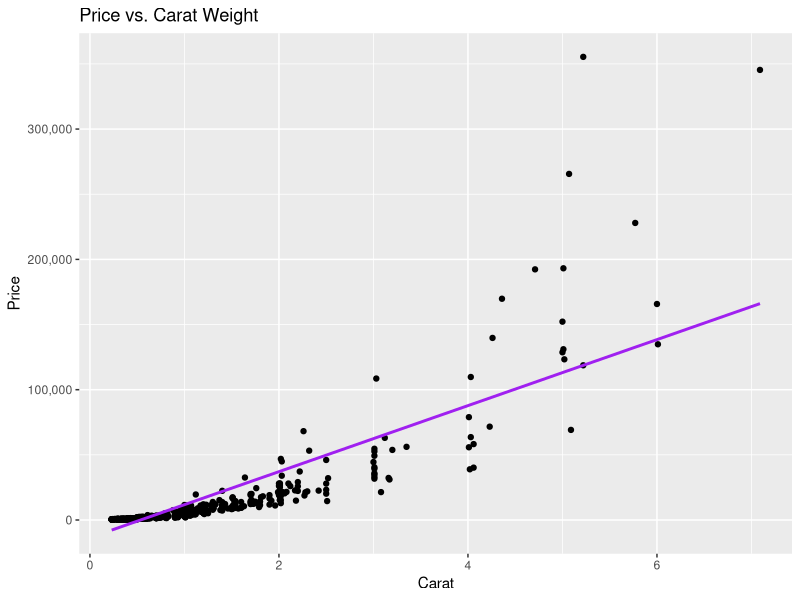
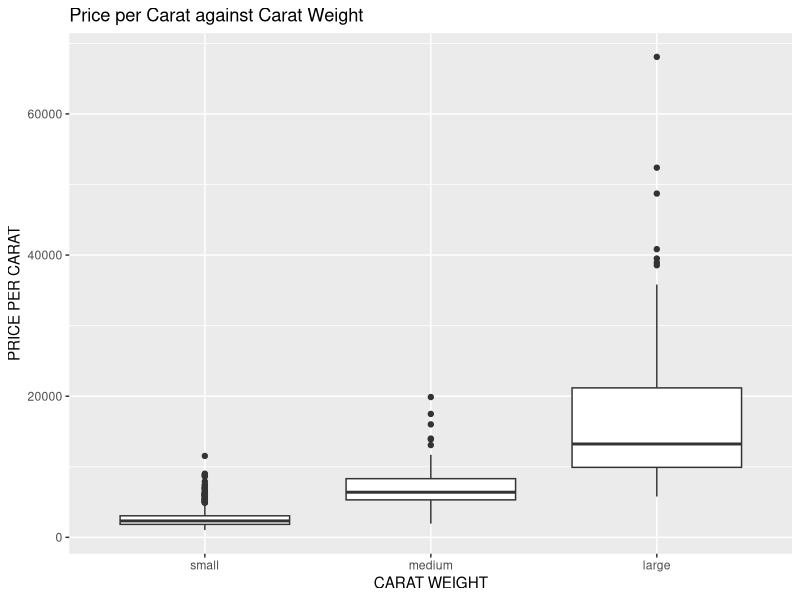
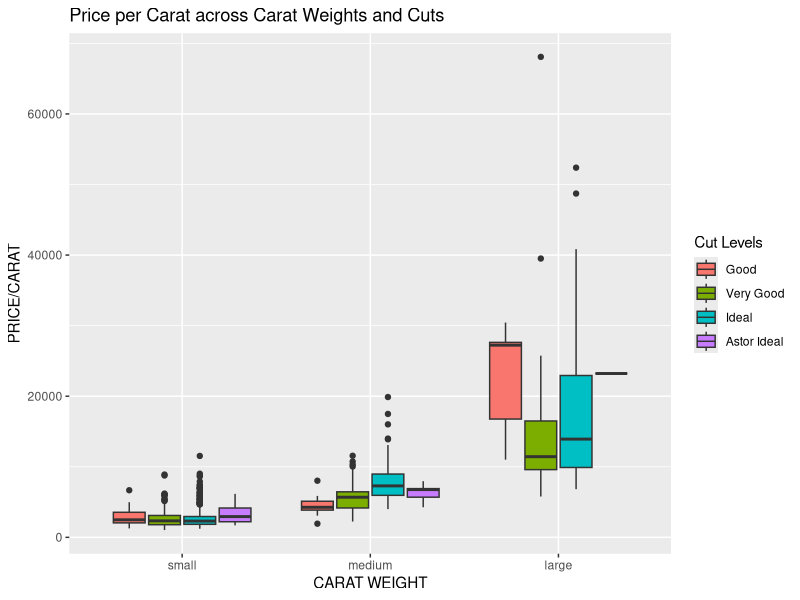
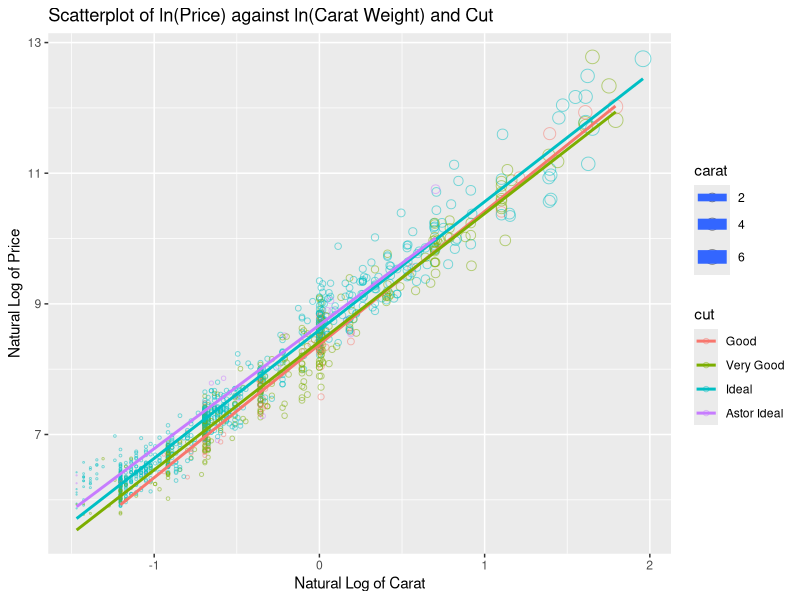
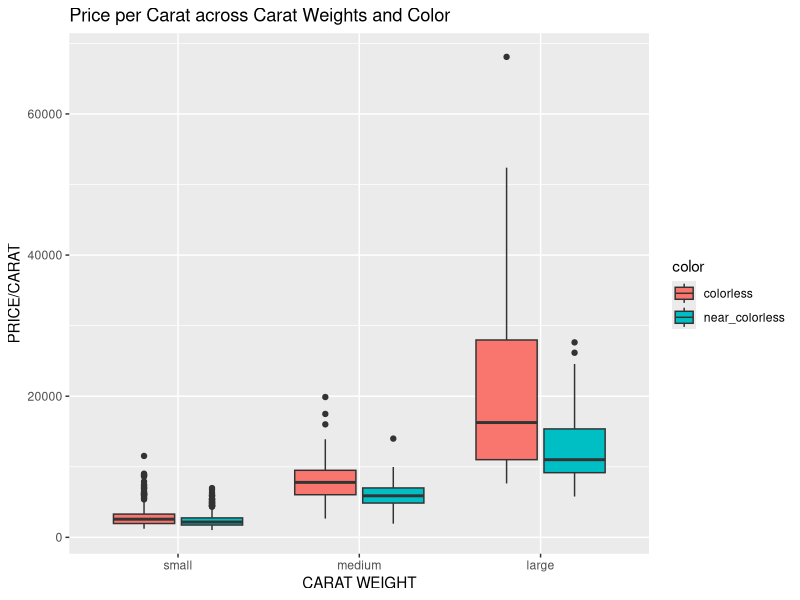
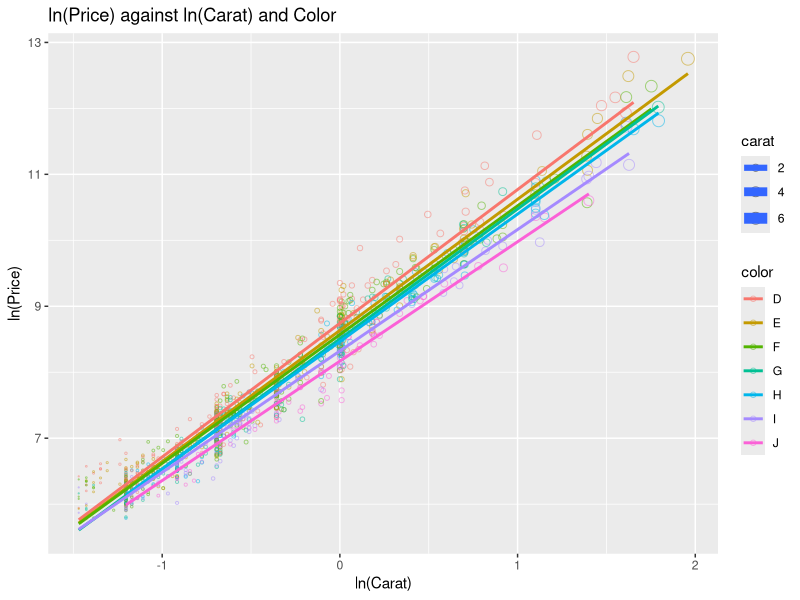
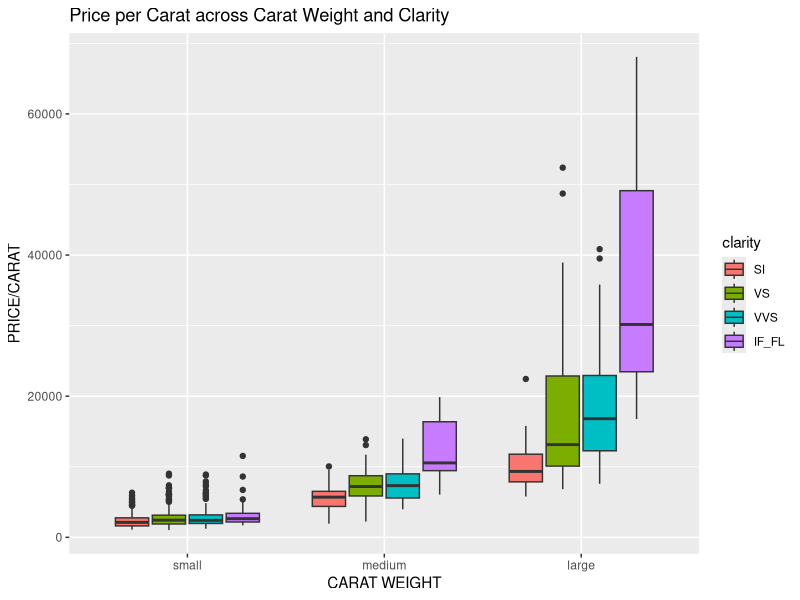
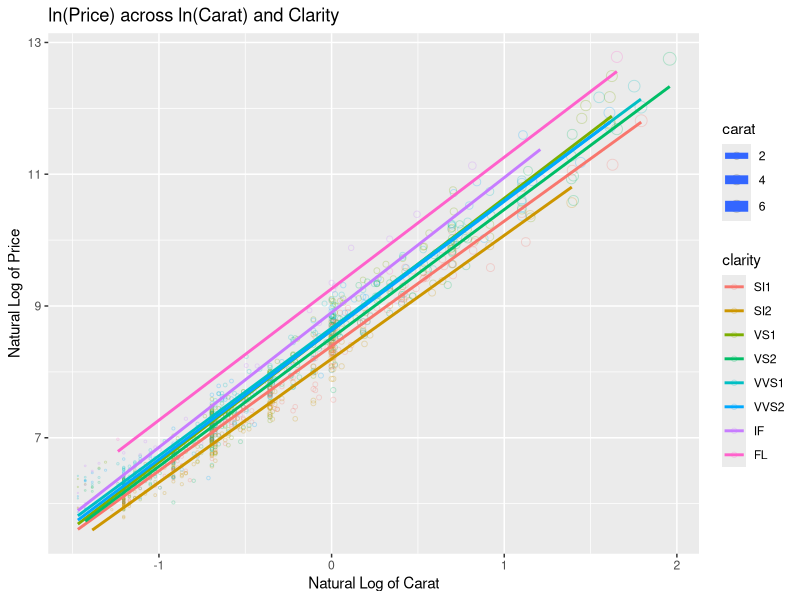

Write the R code that produced these figures, in order. (Note: this script raises an error after producing the figures.)
## ---- chunk 1
# Install useful packages
library(tidyverse)
library(MASS)
library(scales)
## ---- chunk 2
# Read the data files into R and store the datasets
Data<-read.csv("diamonds4.csv")
## ---- chunk 3
#Order clarity by ascending for visualization purposes
Data$clarity<-factor(Data$clarity,
levels=c("SI1","SI2","VS1","VS2", "VVS1", "VVS2", "IF", "FL"))
levels(Data$clarity)
## ---- chunk 4
## Plot Price and Carat
ggplot(Data, aes(x=carat, y=price))+
  geom_point(color="black")+
  geom_smooth(method = "lm", se=FALSE, color="purple")+
  labs(x="Carat", y="Price", title="Price vs. Carat Weight")+
  scale_y_continuous(labels = label_comma())
## ---- chunk 5
#ALL THE BUCKETING IS BELOW
Data<-Data%>%
  mutate(color_description=fct_collapse(color,colorless=c("D","E","F"),near_colorless=c("G","H", "I","J")))
## ---- chunk 6
Data<-Data%>%
  mutate(clarity_description=fct_collapse(clarity,SI=c("SI1","SI2"),VS=c("VS1","VS2"),VVS=c("VVS1","VVS2"),IF_FL=c("IF","FL")))
## ---- chunk 7
Data<-Data%>%
  mutate(carat_description=cut(carat, breaks = c(-Inf, 1, 2, Inf), labels = c("small", "medium", "large")))
## ---- chunk 8
Data<-Data%>%
  mutate(price_carat = price/carat)
## ---- chunk 9
ggplot(Data, aes(x=carat_description, y=price_carat))+
  geom_boxplot()+
  labs(x="CARAT WEIGHT", y="PRICE PER CARAT", title="Price per Carat against Carat Weight")
## ---- chunk 10
Data$cut<-factor(Data$cut,
levels=c("Good", "Very Good", "Ideal", "Astor Ideal"))
## ---- chunk 11
ggplot(Data, aes(x=carat_description, y=price_carat, fill=cut))+
  geom_boxplot()+
  labs(x="CARAT WEIGHT", y="PRICE/CARAT", fill = "Cut Levels", title="Price per Carat across Carat Weights and Cuts")
## ---- chunk 12
# Transform the x and y variables with log to use for the visualizations
ystar<-log(Data$price)
Data<-data.frame(Data,ystar)
xstar<-log(Data$carat)
Data<-data.frame(Data,xstar)
## ---- chunk 13
ggplot(Data, aes(x=xstar, y=ystar, size=carat, col=cut))+
  geom_point(shape=21, alpha=0.5)+
  geom_smooth(method = "lm", se = FALSE)+
  scale_size(range = c(0.1,5))+
  labs(x="Natural Log of Carat", y="Natural Log of Price", title="Scatterplot of ln(Price) against ln(Carat Weight) and Cut")
## ---- chunk 14
ggplot(Data, aes(x=carat_description, y=price_carat, fill=color_description))+
  geom_boxplot()+
  labs(x="CARAT WEIGHT", y="PRICE/CARAT", fill = "color", title="Price per Carat across Carat Weights and Color")
## ---- chunk 15
## Plot log(price) against log(Carat) and Color
ggplot(Data, aes(x=xstar, y=ystar, size=carat, col=color))+
  geom_point(shape=21, alpha=0.5)+
  geom_smooth(method = "lm", se = FALSE)+
  scale_size(range = c(0.1,4))+
  labs(x="ln(Carat)", y="ln(Price)", title="ln(Price) against ln(Carat) and Color")
## ---- chunk 16
ggplot(Data, aes(x=carat_description, y=price_carat, fill=as.factor(clarity_description)))+
  geom_boxplot()+
  labs(x="CARAT WEIGHT", y="PRICE/CARAT", fill = "clarity", title="Price per Carat across Carat Weight and Clarity")
## ---- chunk 17
## Plot log(price) against Carat and Clarity
ggplot(Data, aes(x=xstar, y=ystar, size=carat, col=clarity))+
  geom_point(shape=21, alpha=0.25)+
  geom_smooth(method = "lm", se = FALSE)+
  scale_size(range = c(0.1,4))+
  labs(x="Natural Log of Carat", y="Natural Log of Price", title="ln(Price) across ln(Carat) and Clarity")
## ---- chunk 18
clarity_prop<-Data%>%
  group_by(clarity)%>%
  summarize(Counts=n())%>% 
  mutate(Percent=Counts/nrow(Data))
## ---- chunk 19
ggplot(clarity_prop, aes(x=clarity, y=Percent))+geom_bar(stat=
"identity"
)+theme(axis.text.x = element_text(angle =
90
),plot.title = element_text(hjust =
0.5
))+labs(x=
"Clarity"
, y=
"Percent of Diamonds"
, title=
"Proportions of Diamonds in Each Clarity"
)
## ---- chunk 20
mytab<-table(Data$clarity)
round(prop.table(mytab)*100,2)
## ---- chunk 21
Data<-Data%>%
mutate(caratband=case_when(carat<=1 ~ '0-1',
carat<=2 ~ '1-2',
carat <= 3 ~ '2-3',
carat <= 4 ~ '3-4',
carat <= 5 ~ '4-5',
carat <= 6 ~ '5-6',
carat <= 7 ~ '6-7',
carat <= 8 ~ '7-8',
TRUE ~ 'Above 8'))
## ---- chunk 22
mytab2<-table(Data$clarity, Data$caratband)
round(prop.table(mytab2,1)*100,2)
## ---- chunk 23
ggplot(Data, aes(x=clarity, fill=caratband))+
geom_bar(position = "fill")+
labs(x="Clarity", y="Proportion",
title="Proportion of Carat Band by Clarity")
## ---- chunk 24
# Set levels for the categorical data
## Set levels for Cut
Data$cut<-factor(Data$cut,
                 levels=c("Good", "Very Good", "Ideal", "Astor Ideal"))

## Set levels for Clarity
Data$clarity<-factor(Data$clarity,
                     levels=c("SI1", "SI2", "VS1", "VS2", "VVS1", "VVS2", "IF", "FL"))

## Set levels for Color
Data$color<-factor(Data$color,
                   levels=c("J", "I", "H", "G", "F", "E", "D"))
## ---- chunk 25
# Plot Price and Carat
ggplot(Data, aes(x=carat, y=price))+
  geom_point(color="black")+
  geom_smooth(method = "lm", se=FALSE, color="purple")+
  labs(x="Carat", y="Price", title="Scatter Plot of Carat versus Price")+
  scale_y_continuous(labels = label_comma())
## ---- chunk 26
result<-lm(price~carat, data=Data)
## ---- chunk 27
# Plot the Residuals of the linear model

##store fitted y & residuals
yhat<-result$fitted.values
res<-result$residuals

##add to data frame
resData<-data.frame(Data,yhat,res)

##residual plot
ggplot(resData, aes(x=yhat,y=res))+
  geom_point()+
  geom_hline(yintercept=0, color="purple")+
  labs(x="Fitted y", y="Residuals", title="Residuals Plot for Carat and Price")
## ---- chunk 28
## Look at the BoxCox plot to see how we may transform the predictor
boxcox(result, lambda = seq(.2, .4, 1/100))
## ---- chunk 29
# Transform y using log
ystar<-log(Data$price)
Data<-data.frame(Data,ystar)
## ---- chunk 30
result2<-lm(ystar~carat, data=Data)

##store fitted y & residuals
yhat2<-result2$fitted.values
res2<-result2$residuals

##add to data frame
resData2<-data.frame(Data,yhat2,res2)

##residual plot
ggplot(resData2, aes(x=yhat2,y=res2))+
  geom_point()+
  geom_hline(yintercept=0, color="purple")+
  labs(x="Fitted y", y="Residuals", title="Residuals Plot for Carat and Fitted Price")
## ---- chunk 31
# Transform the x variable with log
xstar<-log(Data$carat)
Data<-data.frame(Data,xstar)
## ---- chunk 32
# Plot the new log(y) and log(x) against each other

ggplot(Data, aes(x=xstar,y=ystar))+
  geom_point()+
  geom_smooth(method = "lm", se=FALSE, color="purple")+
  labs(x="Natural Log Carat", y="Natural Log Price", title="Scatter Plot for Natural Log Carat and Natural Log Price")
## ---- chunk 33
# Create a new linear model and plot the residuals

result3<-lm(ystar~xstar, data=Data)

##store fitted y & residuals
yhat3<-result3$fitted.values
res3<-result3$residuals

##add to data frame
resData3<-data.frame(Data,yhat3,res3)

##residual plot
ggplot(resData3, aes(x=yhat3,y=res3))+
  geom_point()+
  geom_hline(yintercept=0, color="purple")+
  labs(x="Fitted y", y="Residuals", title="Residuals Plot for Fitted Carat and Fitted Price")
## ---- chunk 34
# Generate an ACF plot
acf(res3)
## ---- chunk 35
# Generate a Normal Q-Q Plot
qqnorm(res3)
qqline(res3, col="purple")
## ---- chunk 36
## Get the formula
summary(result3)
